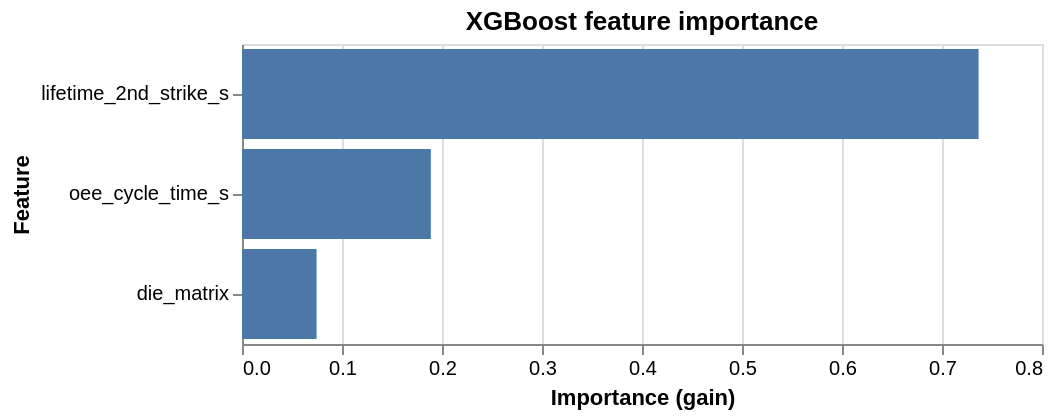

The notebook cell saved with this chart:
### Markdown cell above
## 8. Feature importance

Which features contribute most to the prediction? This validates the feature selection rationale.

### Code cell
importance = pd.Series(model.feature_importances_, index=FEATURES).sort_values(ascending=False)
print('Feature importance (gain-based):')
print(importance.round(4).to_string())

chart = alt.Chart(
    importance.reset_index().rename(columns={'index':'feature', 0:'importance'})
).mark_bar().encode(
    x=alt.X('importance:Q', title='Importance (gain)'),
    y=alt.Y('feature:N', sort='-x', title='Feature'),
    tooltip=['feature:N', 'importance:Q']
).properties(title='XGBoost feature importance', width=400, height=150)
chart

### Figure 1 — Vega-Lite specification as saved in the notebook (floating-point values rounded to 4 significant figures)
{"config": {"view": {"continuousWidth": 300, "continuousHeight": 300}}, "data": {"name": "data-bea7e0904a5f5dc293dfffb5a63adb6d"}, "mark": {"type": "bar"}, "encoding": {"tooltip": [{"field": "feature", "type": "nominal"}, {"field": "importance", "type": "quantitative"}], "x": {"field": "importance", "title": "Importance (gain)", "type": "quantitative"}, "y": {"field": "feature", "sort": "-x", "title": "Feature", "type": "nominal"}}, "height": 150, "title": "XGBoost feature importance", "width": 400, "$schema": "https://vega.github.io/schema/vega-lite/v5.20.1.json", "datasets": {"data-bea7e0904a5f5dc293dfffb5a63adb6d": [{"feature": "lifetime_2nd_strike_s", "importance": 0.7366}, {"feature": "oee_cycle_time_s", "importance": 0.1888}, {"feature": "die_matrix", "importance": 0.07458}]}}
